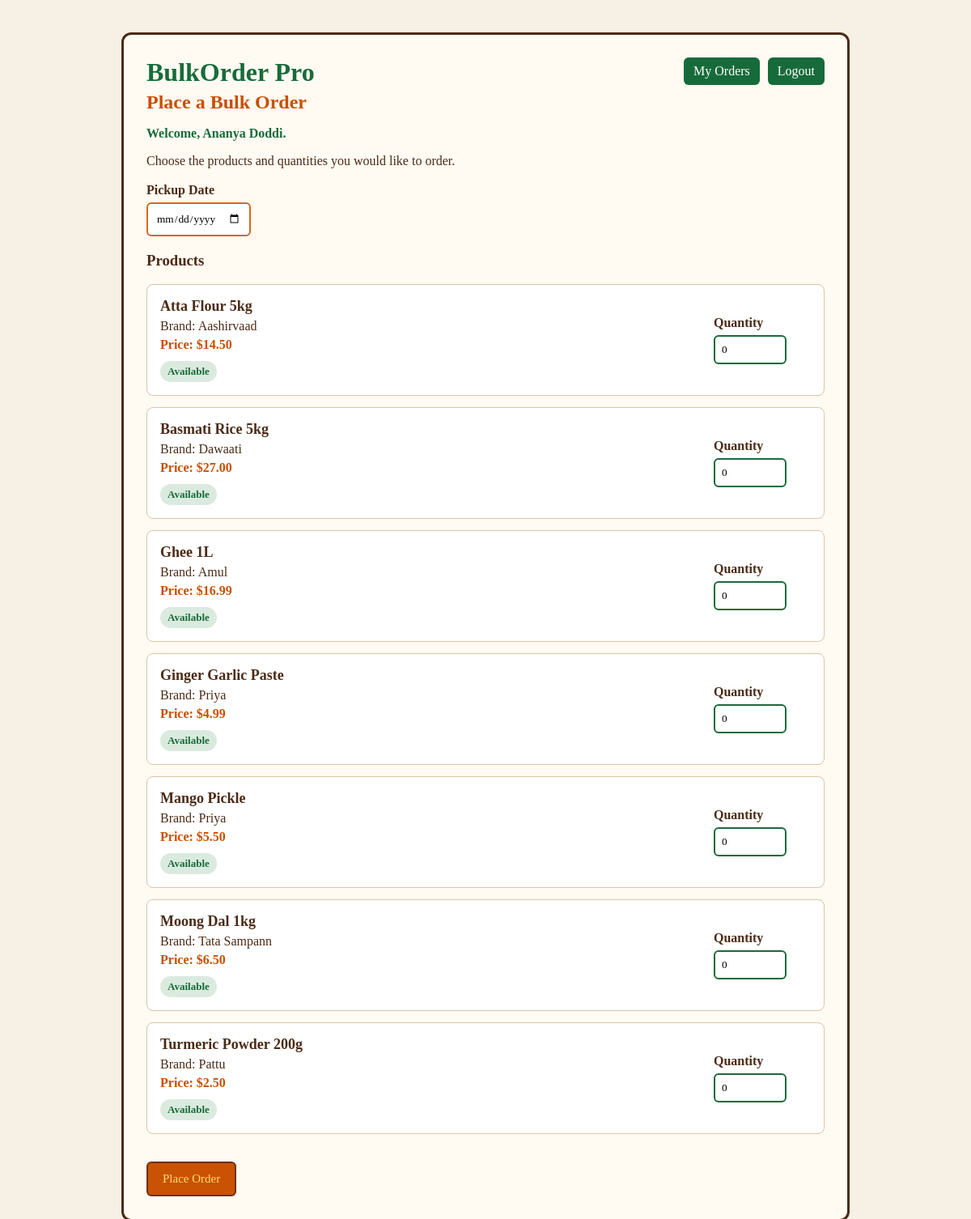
Before: /customer-order (signed in) with the older database file.
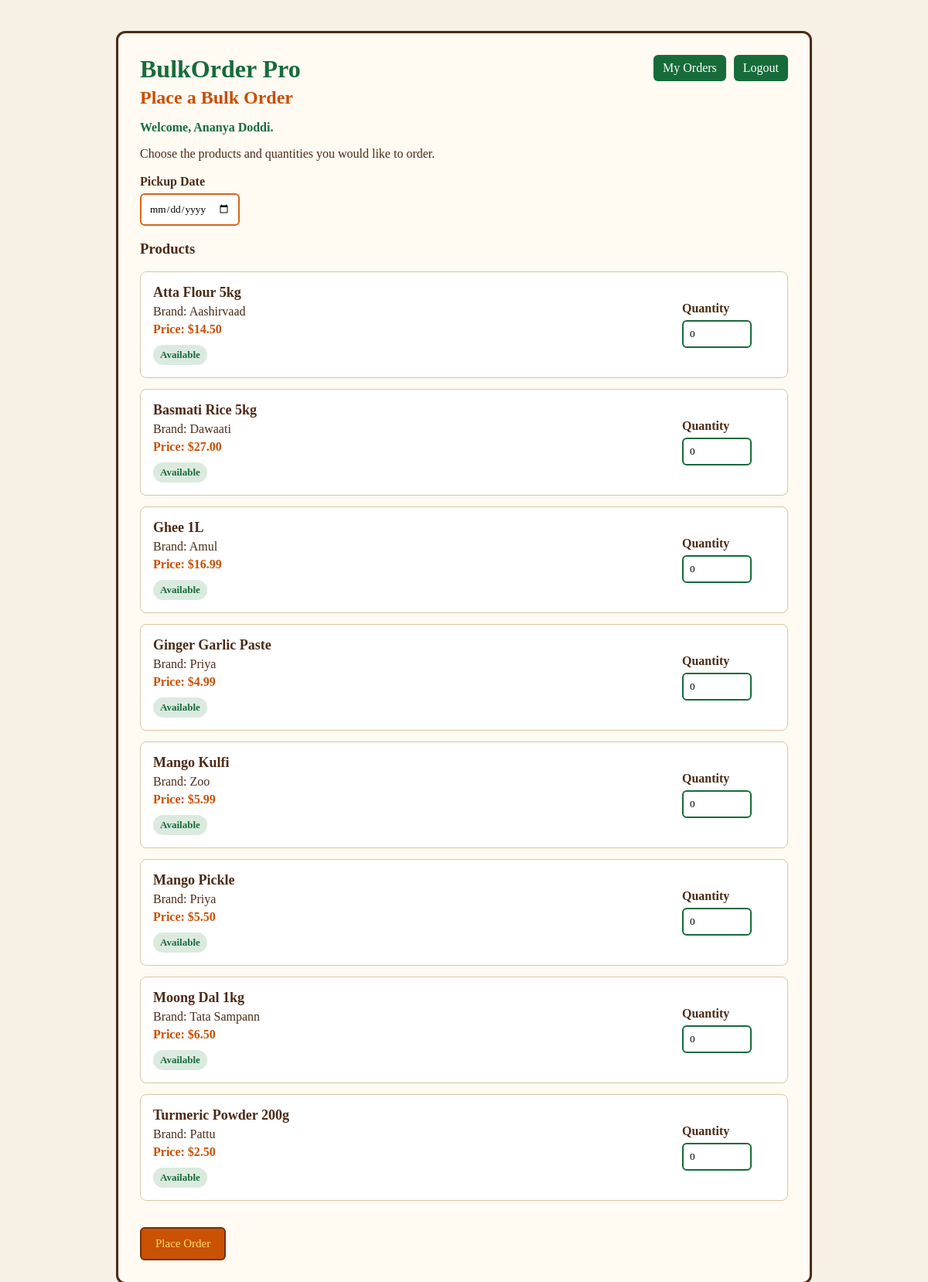
After: the same page with the newer database file.
### tables this page shows
CREATE TABLE customers (
            id INTEGER PRIMARY KEY AUTOINCREMENT,
            customer_name TEXT NOT NULL,
            phone TEXT NOT NULL,
            date_added TEXT DEFAULT CURRENT_DATE
        );

CREATE TABLE stock (
            id INTEGER PRIMARY KEY AUTOINCREMENT,
            item_name TEXT NOT NULL,
            brand TEXT NOT NULL,
            stock_quantity INTEGER NOT NULL,
            price REAL NOT NULL
        , is_deleted INTEGER NOT NULL DEFAULT 0);

### app.py (the view)
@app.route("/customer-order")
def customer_order_page():
    if not customer_logged_in():
        return redirect(
            url_for("customer_login_page")
        )
    products = get_customer_products()
    customer = get_logged_in_customer()
    return render_template(
        "customer_order.html",
        stock_items=products,
        customer=customer
    )

### app.py (called while the page is built)
def get_database_connection():
    connection = sqlite3.connect(DATABASE)
    connection.row_factory = sqlite3.Row
    return connection

def customer_logged_in():
    return "customer_id" in session

def get_logged_in_customer():
    if not customer_logged_in():
        return None
    connection = get_database_connection()
    cursor = connection.cursor()
    cursor.execute("""
        SELECT
            customer_name,
            phone

        FROM customers

        WHERE id = ?
    """, (
        session["customer_id"],
    ))
    customer = cursor.fetchone()
    connection.close()
    return customer

### templates/customer_order.html (shortened to what this page needs)
<!DOCTYPE html>
<html lang="en">
<head>
    <link rel="stylesheet"
          href="{{ url_for('static', filename='customer_order.css') }}">
</head>
<body>
    <div class="customer-page">
        <div class="customer-card">
            <div class="customer-top">
                <div>
                    <h1>BulkOrder Pro</h1>
                    <h2>Place a Bulk Order</h2>
                </div>
                <div class="customer-links">
                    <a href="{{ url_for('customer_my_orders') }}">
                        My Orders
                    </a>
                    <a href="{{ url_for('customer_logout') }}">
                        Logout
                    </a>
                </div>
            </div>
            {% if customer %}
            <p class="welcome-message">
                Welcome, {{ customer["customer_name"] }}.
            </p>
            {% endif %}
            <p>
                Choose the products and quantities you would like to order.
            </p>
            <form
                method="POST"
                action="{{ url_for('submit_customer_order') }}">
                <label for="pickup_date">
                    Pickup Date
                </label>
                <input
                    id="pickup_date"
                    type="date"
                    name="pickup_date"
                    required>
                <h3>
                    Products
                </h3>
                {% if stock_items %}
                    {% for item in stock_items %}
                    <div class="product-row">
                        <div class="product-details">
                            <strong>
                                {{ item["item_name"] }}
                            </strong>
                            <p>
                                Brand: {{ item["brand"] }}
                            </p>
                            <p class="product-price">
                                Price: ${{ "%.2f"|format(item["price"]) }}
                            </p>
                            {% if item["is_available"] %}
                            <span class="customer-stock-status available-stock">
                                Available
                            </span>
                            {% else %}
                            <span class="customer-stock-status out-of-stock">
                                Out of Stock
                            </span>
                            {% endif %}
                        </div>
                        <div class="quantity-box">
                            <label for="quantity_{{ item['id'] }}">
                                Quantity
                            </label>
                            {% if item["is_available"] %}
                            <input
                                id="quantity_{{ item['id'] }}"
                                type="number"
                                name="quantity_{{ item['id'] }}"
                                min="0"
                                value="0">
                            {% else %}
                            <input
                                id="quantity_{{ item['id'] }}"
                                type="number"
                                value="0"
                                disabled>
                            {% endif %}
                        </div>
                    </div>
                    {% endfor %}
                {% else %}
                    <p class="no-stock-message">
                        No products have been added yet.
                    </p>
                {% endif %}
                {% if stock_items %}
                <button type="submit">
                    Place Order
                </button>
                {% endif %}
            </form>
        </div>
    </div>
</body>
</html>

### static/customer_order.css (style rules this page uses)
* { box-sizing: border-box; }
body { margin: 0; min-height: 100vh; background: #f7f0e5; color: #4b2b16; font-family: Georgia, serif; }
.customer-page { min-height: 100vh; display: flex; justify-content: center; padding: 40px 20px; }
.customer-card { width: 100%; max-width: 900px; background: #fffaf2; border: 3px solid #4b2b16; border-radius: 12px; padding: 28px; }
.customer-top { display: flex; justify-content: space-between; align-items: flex-start; gap: 20px; margin-bottom: 10px; }
.customer-top h1 { margin: 0 0 5px; color: #176b3a; }
.customer-top h2 { margin: 0; color: #c94f00; }
.customer-links { display: flex; gap: 10px; }
.customer-links a { padding: 8px 12px; background: #176b3a; color: white; text-decoration: none; border-radius: 6px; }
.welcome-message { font-weight: bold; color: #176b3a; }
form > label { display: block; margin-top: 18px; margin-bottom: 6px; font-weight: bold; }
#pickup_date { padding: 10px; border: 2px solid #d86616; border-radius: 6px; font-family: Georgia, serif; }
.product-row { display: flex; justify-content: space-between; align-items: center; gap: 20px; margin-bottom: 14px; padding: 16px; background: white; border: 1px solid #d8c5a7; border-radius: 8px; }
.product-details strong { font-size: 18px; }
.product-details p { margin: 5px 0; }
.product-price { color: #c94f00; font-weight: bold; }
.customer-stock-status { display: inline-block; margin-top: 6px; padding: 5px 9px; border-radius: 14px; font-size: 13px; font-weight: bold; }
.available-stock { background: #dbeadf; color: #176b3a; }
.quantity-box { min-width: 120px; }
.quantity-box label { display: block; margin-bottom: 6px; font-weight: bold; }
.quantity-box input { width: 90px; padding: 8px; border: 2px solid #176b3a; border-radius: 6px; font-family: Georgia, serif; }
button[type="submit"] { margin-top: 20px; padding: 11px 18px; background: #c95205; color: #ffdd6f; border: 2px solid #70310c; border-radius: 6px; font-family: Georgia, serif; font-size: 15px; cursor: pointer; }

Changed rows visible on the page:
added stock: item_name "Mango Kulfi", brand "Zoo", price "5.99"
